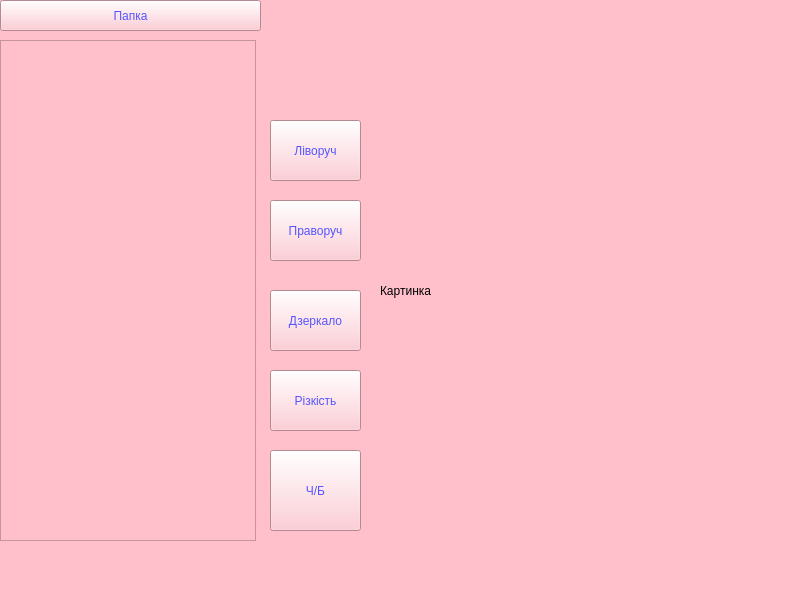
<?xml version="1.0" encoding="UTF-8"?>
<ui version="4.0">
 <class>MainWindow</class>
 <widget class="QMainWindow" name="MainWindow">
  <property name="geometry">
   <rect>
    <x>0</x>
    <y>0</y>
    <width>800</width>
    <height>600</height>
   </rect>
  </property>
  <property name="windowTitle">
   <string>MainWindow</string>
  </property>
  <property name="styleSheet">
   <string notr="true">background: pink</string>
  </property>
  <widget class="QWidget" name="centralwidget">
   <widget class="QPushButton" name="black_white_btn">
    <property name="geometry">
     <rect>
      <x>270</x>
      <y>450</y>
      <width>91</width>
      <height>81</height>
     </rect>
    </property>
    <property name="styleSheet">
     <string notr="true">color: rgb(85, 85, 255);
font: 75 12pt &quot;MS Shell Dlg 2&quot;;
</string>
    </property>
    <property name="text">
     <string>Ч/Б</string>
    </property>
   </widget>
   <widget class="QListWidget" name="listWidget">
    <property name="geometry">
     <rect>
      <x>0</x>
      <y>40</y>
      <width>256</width>
      <height>501</height>
     </rect>
    </property>
   </widget>
   <widget class="QPushButton" name="sharpness">
    <property name="geometry">
     <rect>
      <x>270</x>
      <y>370</y>
      <width>91</width>
      <height>61</height>
     </rect>
    </property>
    <property name="styleSheet">
     <string notr="true">color: rgb(85, 85, 255);
font: 75 12pt &quot;MS Shell Dlg 2&quot;;
</string>
    </property>
    <property name="text">
     <string>Різкість</string>
    </property>
   </widget>
   <widget class="QPushButton" name="mirror">
    <property name="geometry">
     <rect>
      <x>270</x>
      <y>290</y>
      <width>91</width>
      <height>61</height>
     </rect>
    </property>
    <property name="styleSheet">
     <string notr="true">color: rgb(85, 85, 255);
font: 75 12pt &quot;MS Shell Dlg 2&quot;;
</string>
    </property>
    <property name="text">
     <string>Дзеркало</string>
    </property>
   </widget>
   <widget class="QPushButton" name="right">
    <property name="geometry">
     <rect>
      <x>270</x>
      <y>200</y>
      <width>91</width>
      <height>61</height>
     </rect>
    </property>
    <property name="styleSheet">
     <string notr="true">color: rgb(85, 85, 255);
font: 75 12pt &quot;MS Shell Dlg 2&quot;;
</string>
    </property>
    <property name="text">
     <string>Праворуч</string>
    </property>
   </widget>
   <widget class="QPushButton" name="left_btn">
    <property name="geometry">
     <rect>
      <x>270</x>
      <y>120</y>
      <width>91</width>
      <height>61</height>
     </rect>
    </property>
    <property name="styleSheet">
     <string notr="true">color: rgb(85, 85, 255);
font: 75 12pt &quot;MS Shell Dlg 2&quot;;
</string>
    </property>
    <property name="text">
     <string>Ліворуч</string>
    </property>
   </widget>
   <widget class="QPushButton" name="folder">
    <property name="geometry">
     <rect>
      <x>0</x>
      <y>0</y>
      <width>261</width>
      <height>31</height>
     </rect>
    </property>
    <property name="styleSheet">
     <string notr="true">color: rgb(85, 85, 255);
font: 75 12pt &quot;MS Shell Dlg 2&quot;;
</string>
    </property>
    <property name="text">
     <string>Папка</string>
    </property>
   </widget>
   <widget class="QLabel" name="label">
    <property name="geometry">
     <rect>
      <x>380</x>
      <y>30</y>
      <width>411</width>
      <height>521</height>
     </rect>
    </property>
    <property name="text">
     <string>Картинка</string>
    </property>
   </widget>
  </widget>
  <widget class="QMenuBar" name="menubar">
   <property name="geometry">
    <rect>
     <x>0</x>
     <y>0</y>
     <width>800</width>
     <height>21</height>
    </rect>
   </property>
  </widget>
  <widget class="QStatusBar" name="statusbar"/>
 </widget>
 <resources/>
 <connections/>
</ui>
